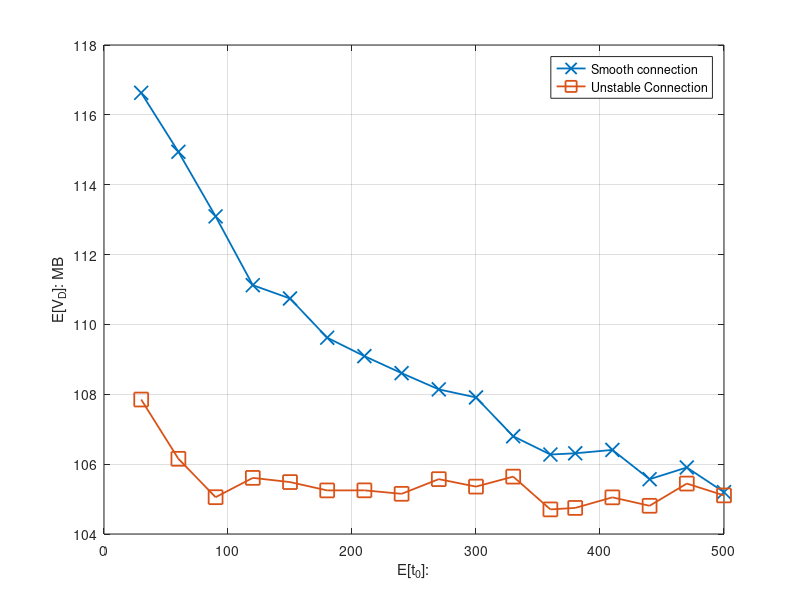

Reproduce this figure in MATLAB.
%% File size
%N=10000
%x_label =[0	1	2	3	4	5	6	7	8	9	10	11	12	13	14	15	16	17	18	20	21	22	23	24	26]
%N=50000
%x_label =[0	1	2	3	4	5	6	7	8	9	10	11	12	13	14	15	16	17	18	19	20	21	22	23	24	26	27	29]
%N=100000
%x_label =[0.5	1	1.5	2	2.5	3	3.5	4	4.5	5	5.5	6	6.5	7	7.5	8	8.5	9	9.5	10]

x_label =[30	60	90	120	150	180	210	240	270	300	330	360	380	410	440	470	500]


%% for DeadlinMissRatio

%Miss ratio
%y_11 = [0.3929	0.4121	0.4327	0.4537	0.4558	0.4675	0.476	0.4808	0.4841	0.4886	0.5004	0.5091	0.5108	0.51	0.5184	0.5133	0.5231]
%y_12 = [0.5002	0.52	0.5278	0.5246	0.5211	0.5272	0.525	0.528	0.5242	0.5351	0.5243	0.5328	0.533	0.5286	0.5325	0.5276	0.5319]

%y_21 = [0.99806	0.9581	0.88244	0.8006	0.72224	0.65702	0.60272	0.54902	0.5076	0.476	0.44394	0.41718	0.39104	0.3676	0.35006	0.33168	0.31658	0.29972	0.28668	0.2771	0.26476	0.25678	0.24436	0.23614]
%y_22 = [0.9999	0.98472	0.94244	0.87968	0.81688	0.75848	0.70422	0.65768	0.6131	0.57128	0.5431	0.50636	0.47778	0.45808	0.43148	0.41222	0.39522	0.38126	0.36282	0.34606	0.33714	0.32046	0.30856	0.3]

%y_31 = [0.99762	0.95244	0.86922	0.784	0.70654	0.63938	0.5866	0.5393	0.49734	0.45314	0.43004	0.40096	0.37532	0.3548	0.336	0.31658	0.30436	0.29066	0.2744	0.26472	0.25604	0.24498	0.23226	0.22522]
%y_32 = [0.99968	0.98622	0.94012	0.8831	0.81778	0.75858	0.70514	0.65048	0.61564	0.5737	0.53894	0.51038	0.48174	0.45458	0.43526	0.4155	0.39576	0.37954	0.36434	0.34662	0.33534	0.31958	0.3087	0.297]

%E[V_O]
y_11 = [116.630691	114.942014	113.093972	111.123889	110.742494	109.619889	109.09235	108.605535	108.140422	107.91001	106.798078	106.275119	106.310598	106.40736	105.568638	105.90463	105.198338]
y_12 = [107.849891	106.15324	105.053775	105.606563	105.486522	105.247946	105.249971	105.150611	105.570425	105.357006	105.642586	104.704241	104.746693	105.049365	104.807681	105.443754	105.10508]

%y_21 = [62.375791	120.59805	165.776256	201.42927	229.021995	249.817343	266.999037	282.842835	294.514071	303.238296	311.434231	318.177304	325.611212	331.446722	335.400051	340.108675	343.675605	347.8205	351.624364	353.413337	356.523391	358.156539	361.952584	363.67891]
%y_22 = [23.478293	46.490204	65.872277	82.757861	96.264961	106.72188	115.551595	122.778593	129.423498	135.775572	138.670203	143.420787	147.680628	149.971852	153.530511	155.896271	157.579877	159.576964	161.10563	163.179086	164.550661	166.387298	167.984914	168.97415]

%y_31 = [70.598712	135.373816	186.693961	225.238057	254.808474	278.563115	295.564654	310.932704	324.401847	336.564205	343.971892	352.267678	359.762584	364.644812	370.29262	376.420538	379.538109	383.606145	388.41725	390.349457	392.803668	395.480918	399.008909	401.307348]
%y_32 = [23.375908	46.025193	66.505275	82.279679	95.766256	106.780027	115.813335	123.582943	129.06973	134.945173	139.30061	142.945116	146.922712	150.523799	153.038814	155.492141	157.356186	159.306733	161.343919	163.169272	164.571521	166.585517	167.938218	169.264634]

%E[V_D]
%y_11 = [140.189944	272.29611	382.65312	466.381135	532.482074	582.628555	625.179833	660.592982	691.270259	715.082348	735.654987	753.140422	768.853881	784.310851	794.793266	805.079683	816.271769	824.88286	833.561805	839.453203	847.925831	853.443966	859.922563	862.061342]
%y_12 = [116.480315	231.37292	327.014326	413.094336	480.556438	530.873883	578.383954	616.750143	647.061545	671.462747	694.712173	714.53543	733.216792	748.178578	759.60865	774.348259	788.620124	792.519009	803.666571	811.380204	821.75068	825.51531	833.240205	840.793694]

%y_21 = [155.966886	299.506432	409.806039	495.284094	560.543558	609.883271	650.60853	688.410577	715.498518	735.098412	753.920588	770.651453	787.222671	800.394133	810.296237	822.223708	829.52304	839.43283	848.550287	852.018883	859.143221	862.993418	871.513976	876.163536]
%y_22 = [117.202143	231.183992	329.358269	413.349062	480.621364	532.989484	576.710003	612.137492	644.089293	675.572014	691.769735	715.116957	735.107302	746.823572	763.711593	775.156629	785.01032	794.860521	803.074031	813.75977	819.641468	828.580616	836.005701	840.376855]

%y_31 = [164.523058	312.875477	427.392975	511.121311	574.874798	624.636598	661.195281	692.564438	721.851287	746.960041	763.582934	780.381099	795.447496	805.906907	818.390994	829.53548	836.365536	845.281552	854.884196	858.835845	864.750833	870.195821	877.151053	881.139375]
%y_32 = [117.337597	230.728932	333.259798	410.147248	478.498034	532.71928	576.719812	616.583949	643.140884	672.557773	694.974484	713.023785	731.329313	749.98988	761.680147	774.244391	784.433617	794.325181	803.318954	813.041467	820.998343	830.283279	835.10955	841.745773]


i = i+1;
figure(i)

plot(x_label,y_11,'-x', 'MarkerSize',10, 'LineWidth',1.3)
hold on
plot(x_label,y_12,'-s', 'MarkerSize',10, 'LineWidth',1.3)
hold on
%plot(x_label,y_21,'-+', 'MarkerSize',10, 'LineWidth',1.3)
%hold on
%plot(x_label,y_22,'-^', 'MarkerSize',10, 'LineWidth',1.3)
%hold on
%plot(x_label,y_31,'-d', 'MarkerSize',10, 'LineWidth',1.3)
%hold on
%plot(x_label,y_32,'-o', 'MarkerSize',10, 'LineWidth',1.3)
%hold on

%ylabel('P_{miss}')
%ylabel('E[V_O]: MB')
ylabel('E[V_D]: MB')
xlabel('E[t_0]:')


%xticklabels({'62.5','125','250','500','1000','2000','4000','8000'});
%xticklabels({'10','20','40','80','160','320','640','1280'});
%xticklabels({'50','100','150','200','250','300','350','400'});

%xticklabels({'0',	'1',	'2',	'3',	'4','5',	'6',	'7',	'8',	'9',	'10',	'11',	'12',	'13',	'14',	'15',	'16',	'17'	,'18'	,'20'	,'21'	,'22',	'23',	'24',	'26'});
%set(gca, 'XTick', x_label);

%legend({'F=200','F=500','F=1000'},'NumColumns',1);
legend({'Smooth connection','Unstable Connection'},'NumColumns',1);

hold off;
grid on;